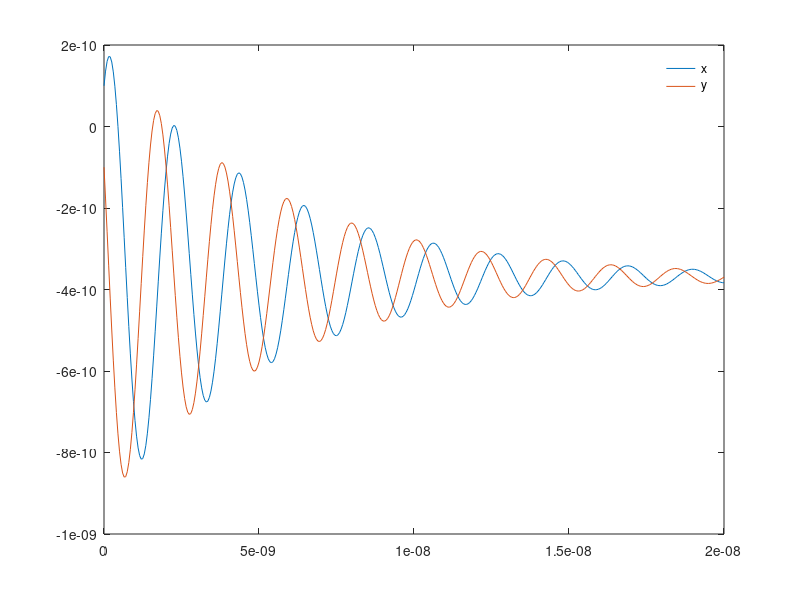
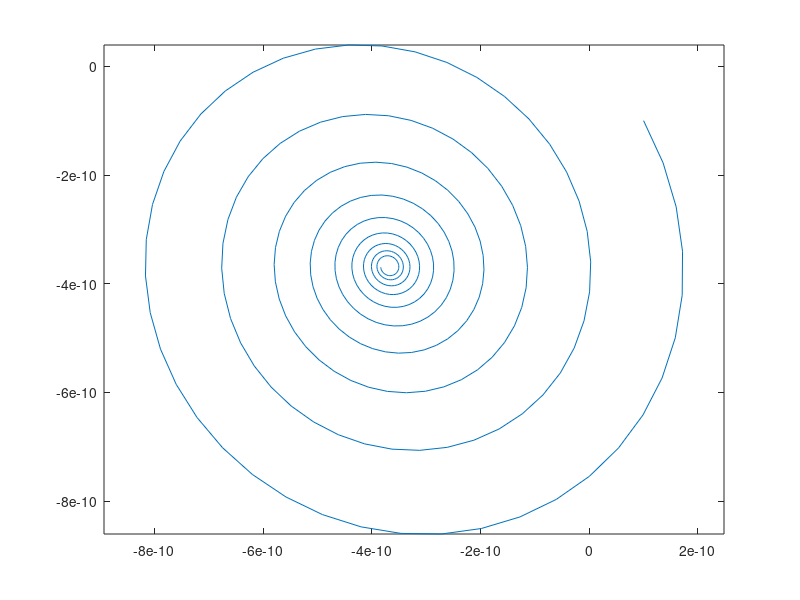

Write MATLAB code to recreate these figures, in order.
mu0 = 4*pi*1e-7;
Ms = 490e3;
alpha = 0.03;
kB = 1.380648e-23;
t = 20e-9;
Rmax = 160e-9;
Aex = 1.05e-11;
lexc = sqrt(2*Aex/(mu0*Ms^2));
rcore = 0.68*lexc*(t/lexc)^(1/3);
gammaLL = 1.761e11;
G0 = 2*pi*Ms*mu0*t/gammaLL;
deltaT = 5; % K

tau = deltaT/(2*Rmax);
T0 = deltaT/2;

DG = -2*abs(G0); % approximation

mOmSq = 3*G0*1e9; % approximation

FrecX = @(x,y) -mOmSq*x;
FrecY = @(x,y) -mOmSq*y ;
FthX = -(rcore/Rmax)^2*kB*tau;
FthY = -(rcore/Rmax)^2*kB*tau;


% FthX = @(x) - sqrt(2/(gammaLL*dt)*alpha*Ms*kB*t*pi*...
%     ((2 + log(Rmax/rcore))*T0 - (9/4 + log(Rmax/rcore))*tau*x));
% FthY = @(x) - sqrt(2/(gammaLL*dt)*alpha*Ms*kB*t*pi*...
%     ((2 + log(Rmax/rcore))*T0  - (11/4 + log(Rmax/rcore))*tau*x));

% FthX = @(x) 0;
% FthY = @(x) 0;

x = 1e-10;
y = -1e-10;

const = 1/(G0^2 + DG^2 * alpha^2);

dt = 500e-13;
Tstop = 20e-9;

Nstep = Tstop/dt;

Xv = zeros(Nstep+1,1);
Yv = zeros(Nstep+1,1);
time = 0:dt:Tstop;

Xv(1) = x;
Yv(1) = y;

for ii = 1:Nstep
  a = randn(1);
  b = randn(1);
  x = x - const*dt*((FrecX(x,y)+FthY)*alpha*DG + G0*(FrecY(x,y) +FthY)); 
  y = y - const*dt*((FrecY(x,y)+FthY)*alpha*DG - G0*(FrecX(x,y) +FthY)); 
  
  Xv(ii+1) = x;
  Yv(ii+1) = y;
end

%%
figure
plot(time,Xv)
hold on
plot(time,Yv)
legend('x','y')
legend('boxoff')
figure
plot(Xv,Yv)
axis equal
   
    